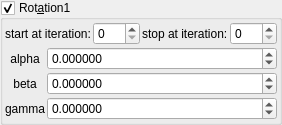
    <widget class="MyGroupBox" name="groupCheck_transf_rotation_enabled_false">
     <property name="title">
      <string>Rot&amp;ation1</string>
     </property>
     <property name="checkable">
      <bool>true</bool>
     </property>
     <layout class="QVBoxLayout" name="verticalLayout_9" stretch="0,0">
      <property name="spacing">
       <number>2</number>
      </property>
      <property name="leftMargin">
       <number>2</number>
      </property>
      <property name="topMargin">
       <number>2</number>
      </property>
      <property name="rightMargin">
       <number>2</number>
      </property>
      <property name="bottomMargin">
       <number>2</number>
      </property>
      <item>
       <layout class="QGridLayout" name="gridLayout_84">
        <property name="spacing">
         <number>2</number>
        </property>
        <item row="3" column="0">
         <widget class="QLabel" name="label_76">
          <property name="text">
           <string>start at iteration:</string>
          </property>
         </widget>
        </item>
        <item row="3" column="1">
         <widget class="MySpinBox" name="spinboxInt_transf_start_iterations_C">
          <property name="sizePolicy">
           <sizepolicy hsizetype="Minimum" vsizetype="Maximum">
            <horstretch>0</horstretch>
            <verstretch>0</verstretch>
           </sizepolicy>
          </property>
          <property name="minimum">
           <number>0</number>
          </property>
          <property name="maximum">
           <number>999</number>
          </property>
          <property name="value">
           <number>0</number>
          </property>
         </widget>
        </item>
        <item row="3" column="2">
         <widget class="QLabel" name="label_58">
          <property name="text">
           <string>stop at iteration:</string>
          </property>
         </widget>
        </item>
        <item row="3" column="3">
         <widget class="MySpinBox" name="spinboxInt_transf_stop_iterations_C">
          <property name="sizePolicy">
           <sizepolicy hsizetype="Preferred" vsizetype="Maximum">
            <horstretch>0</horstretch>
            <verstretch>0</verstretch>
           </sizepolicy>
          </property>
          <property name="maximum">
           <number>999</number>
          </property>
         </widget>
        </item>
       </layout>
      </item>
      <item>
       <layout class="QGridLayout" name="gridLayout_10" columnstretch="0,1">
        <property name="spacing">
         <number>2</number>
        </property>
        <item row="1" column="0">
         <widget class="QLabel" name="label_35">
          <property name="text">
           <string notr="true">alpha</string>
          </property>
          <property name="alignment">
           <set>Qt::AlignCenter</set>
          </property>
         </widget>
        </item>
        <item row="2" column="1">
         <widget class="MyDoubleSpinBox" name="spinboxd3_transf_rotation_y">
          <property name="sizePolicy">
           <sizepolicy hsizetype="Minimum" vsizetype="Maximum">
            <horstretch>0</horstretch>
            <verstretch>0</verstretch>
           </sizepolicy>
          </property>
          <property name="prefix">
           <string/>
          </property>
          <property name="suffix">
           <string/>
          </property>
          <property name="decimals">
           <number>6</number>
          </property>
          <property name="minimum">
           <double>-36000.000000000000000</double>
          </property>
          <property name="maximum">
           <double>36000.000000000000000</double>
          </property>
          <property name="singleStep">
           <double>1.000000000000000</double>
          </property>
         </widget>
        </item>
        <item row="3" column="1">
         <widget class="MyDoubleSpinBox" name="spinboxd3_transf_rotation_z">
          <property name="sizePolicy">
           <sizepolicy hsizetype="Minimum" vsizetype="Maximum">
            <horstretch>0</horstretch>
            <verstretch>0</verstretch>
           </sizepolicy>
          </property>
          <property name="prefix">
           <string/>
          </property>
          <property name="suffix">
           <string/>
          </property>
          <property name="decimals">
           <number>6</number>
          </property>
          <property name="minimum">
           <double>-36000.000000000000000</double>
          </property>
          <property name="maximum">
           <double>36000.000000000000000</double>
          </property>
          <property name="singleStep">
           <double>1.000000000000000</double>
          </property>
         </widget>
        </item>
        <item row="1" column="1">
         <widget class="MyDoubleSpinBox" name="spinboxd3_transf_rotation_x">
          <property name="sizePolicy">
           <sizepolicy hsizetype="Minimum" vsizetype="Maximum">
            <horstretch>0</horstretch>
            <verstretch>0</verstretch>
           </sizepolicy>
          </property>
          <property name="prefix">
           <string/>
          </property>
          <property name="suffix">
           <string/>
          </property>
          <property name="decimals">
           <number>6</number>
          </property>
          <property name="minimum">
           <double>-36000.000000000000000</double>
          </property>
          <property name="maximum">
           <double>36000.000000000000000</double>
          </property>
          <property name="singleStep">
           <double>1.000000000000000</double>
          </property>
         </widget>
        </item>
        <item row="2" column="0">
         <widget class="QLabel" name="label_34">
          <property name="text">
           <string notr="true">beta</string>
          </property>
          <property name="alignment">
           <set>Qt::AlignCenter</set>
          </property>
         </widget>
        </item>
        <item row="3" column="0">
         <widget class="QLabel" name="label_36">
          <property name="text">
           <string notr="true">gamma</string>
          </property>
          <property name="alignment">
           <set>Qt::AlignCenter</set>
          </property>
         </widget>
        </item>
       </layout>
      </item>
     </layout>
    </widget>
